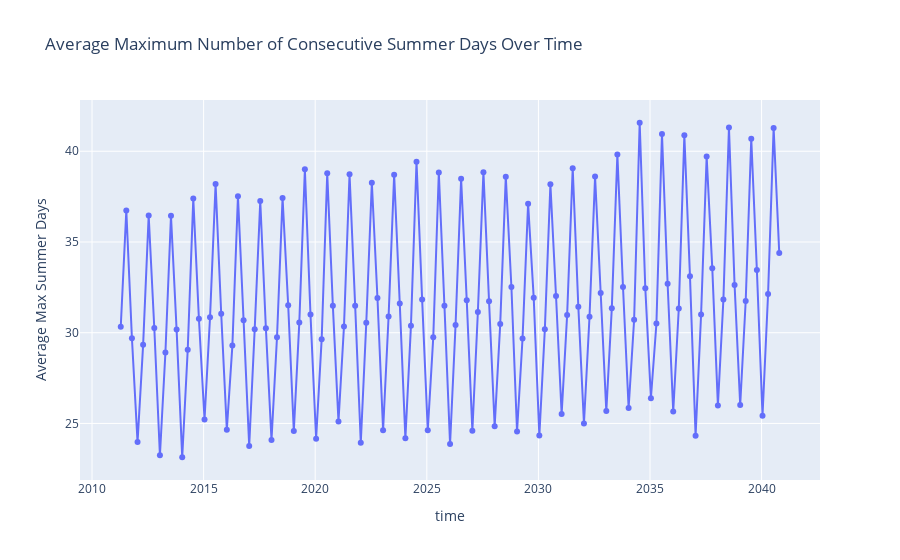

Source (notebook cell):
### Code cell
import xarray as xr
import plotly.express as px

# Open the NetCDF file
nc_file = '/home/mohamed/Documents/I-CISK/netcdf/CSU_C3S-glob-agric_hadgem2-es_rcp8p5_season_20110101-20401231_v1.1.nc'
ds = xr.open_dataset(nc_file)

# Extract the variable of interest
con_sum = ds['CSU']
con_sum_avg = con_sum.mean(dim=['lat', 'lon'])
df = con_sum_avg.to_dataframe(name='Average Max Summer Days')
df = df.reset_index()

fig = px.line(df, x='time', y='Average Max Summer Days', markers=True, title='Average Maximum Number of Consecutive Summer Days Over Time')

fig.show()
ds.close()
